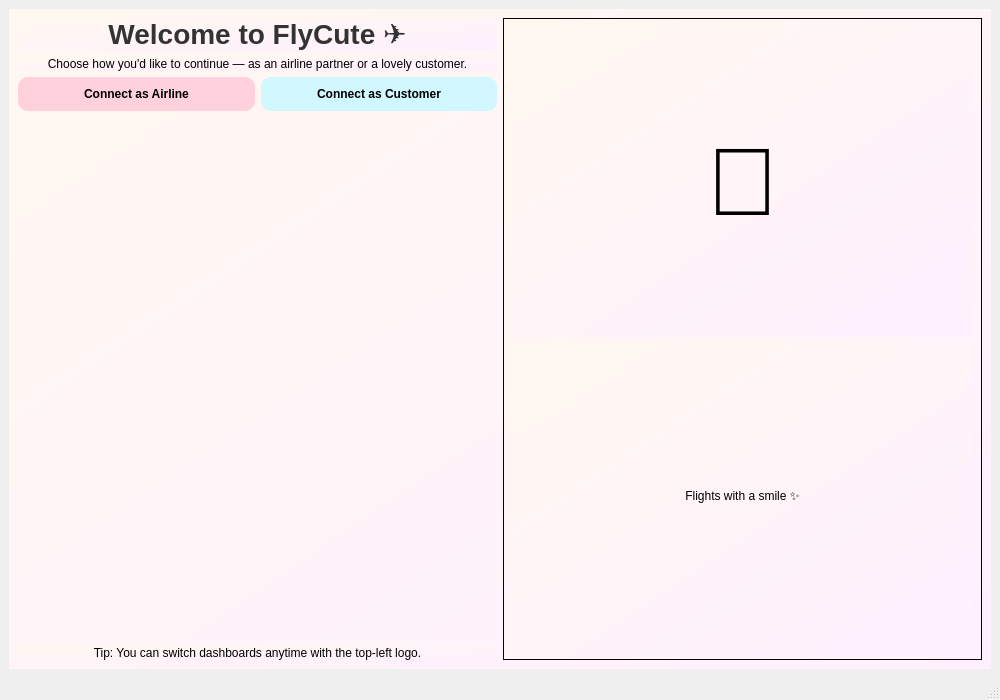
<?xml version="1.0" encoding="UTF-8"?>
<ui version="4.0">
 <class>MainWindow</class>
 <widget class="QMainWindow" name="MainWindow">
  <property name="geometry">
   <rect>
    <x>0</x>
    <y>0</y>
    <width>1000</width>
    <height>700</height>
   </rect>
  </property>
  <property name="windowTitle">
   <string>FlyCute - Login</string>
  </property>
  <widget class="QWidget" name="centralwidget">
   <layout class="QVBoxLayout" name="verticalLayout">
    <item>
     <widget class="QStackedWidget" name="stackedWidget">
      <!-- Page 0: Role Selection / Login -->
      <widget class="QWidget" name="page_login">
       <property name="styleSheet">
        <string notr="true">QWidget { background: qlineargradient(spread:pad, x1:0, y1:0, x2:1, y2:1, stop:0 #FFF8F0, stop:1 #FFF0FF); }
QPushButton{ border-radius:10px; padding:10px; font-weight:600; }
QPushButton#btnAirline{ background:#FFD1DC; }
QPushButton#btnCustomer{ background:#D1F7FF; }
QLabel#titleLabel{ font-size:28px; font-weight:700; color:#333333; }</string>
       </property>
       <layout class="QHBoxLayout" name="horizontalLayout_login">
        <item>
         <layout class="QVBoxLayout" name="leftColumn">
          <item>
           <widget class="QLabel" name="titleLabel">
            <property name="text">
             <string>Welcome to FlyCute ✈️</string>
            </property>
            <property name="alignment">
             <set>Qt::AlignCenter</set>
            </property>
           </widget>
          </item>
          <item>
           <widget class="QLabel" name="subtitleLabel">
            <property name="text">
             <string>Choose how you'd like to continue — as an airline partner or a lovely customer.</string>
            </property>
            <property name="wordWrap">
             <bool>true</bool>
            </property>
            <property name="alignment">
             <set>Qt::AlignCenter</set>
            </property>
           </widget>
          </item>
          <item>
           <layout class="QHBoxLayout" name="roleButtons">
            <item>
             <widget class="QPushButton" name="btnAirline">
              <property name="text">
               <string>Connect as Airline</string>
              </property>
             </widget>
            </item>
            <item>
             <widget class="QPushButton" name="btnCustomer">
              <property name="text">
               <string>Connect as Customer</string>
              </property>
             </widget>
            </item>
           </layout>
          </item>
          <item>
           <spacer name="spacerLogin2">
            <property name="orientation">
             <enum>Qt::Vertical</enum>
            </property>
            <property name="sizeHint">
             <size>
              <width>20</width>
              <height>40</height>
             </size>
            </property>
           </spacer>
          </item>
          <item>
           <widget class="QLabel" name="hintLabel">
            <property name="text">
             <string>Tip: You can switch dashboards anytime with the top-left logo.</string>
            </property>
            <property name="alignment">
             <set>Qt::AlignCenter</set>
            </property>
           </widget>
          </item>
         </layout>
        </item>
        <item>
         <layout class="QVBoxLayout" name="rightColumn">
          <item>
           <widget class="QFrame" name="cutePanel">
            <property name="frameShape">
             <enum>QFrame::StyledPanel</enum>
            </property>
            <property name="minimumSize">
             <size>
              <width>360</width>
              <height>360</height>
             </size>
            </property>
            <layout class="QVBoxLayout" name="verticalLayout_cute">
             <item>
              <widget class="QLabel" name="cuteImage">
               <property name="text">
                <string>🦄</string>
               </property>
               <property name="alignment">
                <set>Qt::AlignCenter</set>
               </property>
               <property name="font">
                <font>
                 <pointsize>72</pointsize>
                </font>
               </property>
              </widget>
             </item>
             <item>
              <widget class="QLabel" name="cuteSlogan">
               <property name="text">
                <string>Flights with a smile ✨</string>
               </property>
               <property name="alignment">
                <set>Qt::AlignCenter</set>
               </property>
              </widget>
             </item>
            </layout>
           </widget>
          </item>
         </layout>
        </item>
       </layout>
      </widget>
      <!-- Page 1: Airline Dashboard -->
      <widget class="QWidget" name="page_airline">
       <property name="styleSheet">
        <string notr="true">QWidget { background: #FFFDF6; }
QGroupBox { border:2px solid #FFE4E1; border-radius:10px; margin-top:6px; }
QLabel#airTitle{ font-size:20px; font-weight:700; }
</string>
       </property>
       <layout class="QVBoxLayout" name="air_main_layout">
        <item>
         <layout class="QHBoxLayout" name="air_top">
          <item>
           <widget class="QLabel" name="airLogo">
            <property name="text">
             <string>✈️ FlyCute - Airline Dashboard</string>
            </property>
            <property name="alignment">
             <set>Qt::AlignVCenter|Qt::AlignLeft</set>
            </property>
           </widget>
          </item>
          <item>
           <widget class="QLabel" name="airFuelPrice">
            <property name="text">
             <string>Jet A Spot: -- USD / barrel</string>
            </property>
            <property name="alignment">
             <set>Qt::AlignRight|Qt::AlignVCenter</set>
            </property>
           </widget>
          </item>
         </layout>
        </item>
        <item>
         <layout class="QHBoxLayout" name="air_middle">
          <item>
           <widget class="QGroupBox" name="groupFlights">
            <property name="title">
             <string>Scheduled Flights</string>
            </property>
            <layout class="QVBoxLayout" name="flightsLayout">
             <item>
              <widget class="QTableWidget" name="tableFlights">
               <property name="columnCount">
                <number>5</number>
               </property>
               <property name="rowCount">
                <number>6</number>
               </property>
              </widget>
             </item>
            </layout>
           </widget>
          </item>
          <item>
           <widget class="QGroupBox" name="groupKPIs">
            <property name="title">
             <string>KPIs</string>
            </property>
            <layout class="QVBoxLayout" name="kpisLayout">
             <item>
              <widget class="QLabel" name="lblRevenue">
               <property name="text">
                <string>Revenue (today): $--</string>
               </property>
              </widget>
             </item>
             <item>
              <widget class="QLabel" name="lblFuelUsage">
               <property name="text">
                <string>Fuel used (L): --</string>
               </property>
              </widget>
             </item>
             <item>
              <widget class="QPushButton" name="btnOptimize">
               <property name="text">
                <string>Run Optimization</string>
               </property>
              </widget>
             </item>
            </layout>
           </widget>
          </item>
         </layout>
        </item>
        <item>
         <widget class="QGroupBox" name="groupNotes">
          <property name="title">
           <string>Notes and Alerts</string>
          </property>
          <layout class="QVBoxLayout" name="notesLayout">
           <item>
            <widget class="QTextEdit" name="txtAlerts">
             <property name="readOnly">
              <bool>true</bool>
             </property>
            </widget>
           </item>
          </layout>
         </widget>
        </item>
       </layout>
      </widget>
      <!-- Page 2: Customer Dashboard -->
      <widget class="QWidget" name="page_customer">
       <property name="styleSheet">
        <string notr="true">QWidget { background: qlineargradient(spread:pad, x1:0, y1:0, x2:1, y2:1, stop:0 #F6FFFD, stop:1 #FFF7F8);}
QLineEdit, QComboBox { padding:8px; border-radius:8px; }
QPushButton#searchBtn{ background:#FFF1B8; border-radius:10px; padding:10px; }
</string>
       </property>
       <layout class="QVBoxLayout" name="cust_main">
        <item>
         <widget class="QLabel" name="custTitle">
          <property name="text">
           <string>Customer Dashboard - Find Your Happy Flight</string>
          </property>
         </widget>
        </item>
        <item>
         <layout class="QHBoxLayout" name="searchRow">
          <item>
           <widget class="QLineEdit" name="leFrom">
            <property name="placeholderText">
             <string>From</string>
            </property>
           </widget>
          </item>
          <item>
           <widget class="QLineEdit" name="leTo">
            <property name="placeholderText">
             <string>To</string>
            </property>
           </widget>
          </item>
          <item>
           <widget class="QDateEdit" name="dateDepart">
            <property name="calendarPopup">
             <bool>true</bool>
            </property>
           </widget>
          </item>
          <item>
           <widget class="QPushButton" name="searchBtn">
            <property name="text">
             <string>Search Flights</string>
            </property>
           </widget>
          </item>
         </layout>
        </item>
        <item>
         <widget class="QTableWidget" name="tableResults">
          <property name="columnCount">
           <number>6</number>
          </property>
          <property name="rowCount">
           <number>0</number>
          </property>
         </widget>
        </item>
        <item>
         <layout class="QHBoxLayout" name="bookingRow">
          <item>
           <widget class="QGroupBox" name="groupPassenger">
            <property name="title">
             <string>Passenger</string>
            </property>
            <layout class="QFormLayout" name="formPassenger">
             <item row="0" column="0">
              <widget class="QLineEdit" name="leName"/>
             </item>
             <item row="1" column="0">
              <widget class="QLineEdit" name="lePassport"/>
             </item>
            </layout>
           </widget>
          </item>
          <item>
           <widget class="QGroupBox" name="groupPayment">
            <property name="title">
             <string>Payment</string>
            </property>
            <layout class="QVBoxLayout" name="payLayout">
             <item>
              <widget class="QPushButton" name="btnPayNow">
               <property name="text">
                <string>Pay and Book</string>
               </property>
              </widget>
             </item>
            </layout>
           </widget>
          </item>
         </layout>
        </item>
       </layout>
      </widget>
     </widget>
    </item>
   </layout>
  </widget>
  <widget class="QMenuBar" name="menubar">
   <property name="geometry">
    <rect>
     <x>0</x>
     <y>0</y>
     <width>1000</width>
     <height>26</height>
    </rect>
   </property>
   <widget class="QMenu" name="menuFile">
    <property name="title">
     <string>File</string>
    </property>
   </widget>
  </widget>
  <widget class="QStatusBar" name="statusbar"/>
 </widget>
 <resources/>
 <connections/>
</ui>
